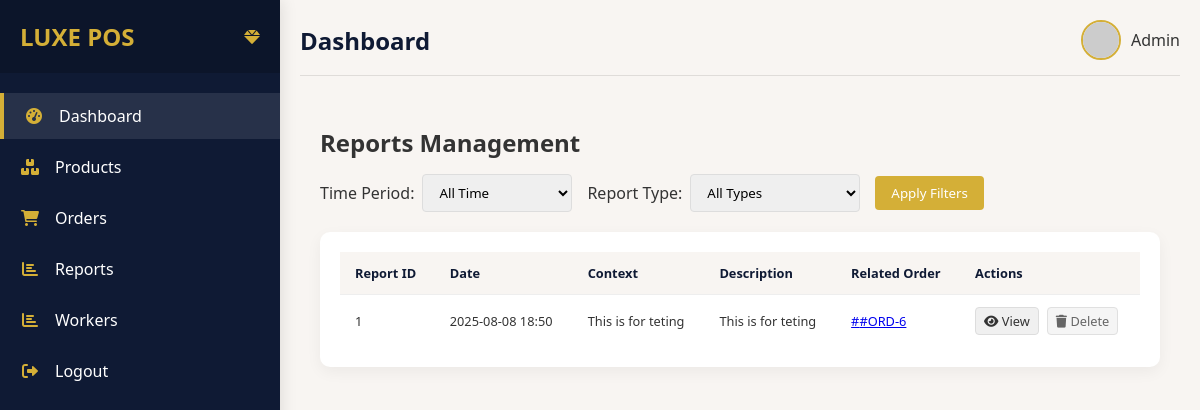
The page /reports/ on the database as committed earlier.
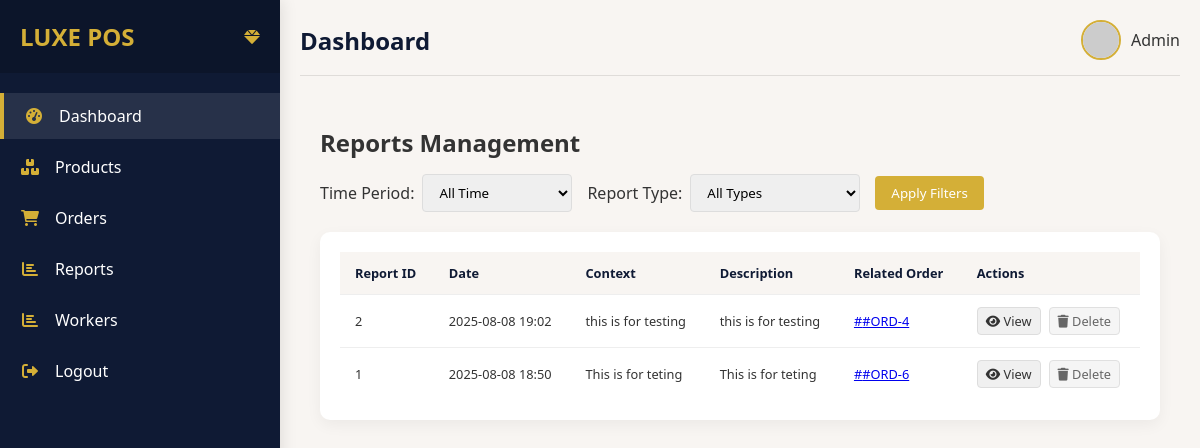
The same page on the database as committed later.
### shop/models/reports.py (models this page shows, shortened)
class Report(BaseModel):
    order = models.ForeignKey(Order, on_delete=models.CASCADE, null=True, blank=True)
    context = models.TextField()
    dec = models.TextField(null=True, blank=True)

### shop/models/orders.py (models this page shows, shortened)
class Order(BaseModel):
    status_choices = [
        ("pending", "Pending"),
        ("success", "success"),
        ("wish_list", "Wish List"),
    ]
    status = models.CharField(max_length=20, choices=status_choices, default="pending")
    total_price = models.DecimalField(max_digits=10, decimal_places=2, default=0.00)
    order_id = models.CharField(max_length=100, null=True, blank=True)
    is_canceled = models.BooleanField(default=False)

### shop/views.py (the view)
# urls.py: path("reports/", reports, name="reports"),
def reports(request):
    return render(
        request,
        "main/reports.html",
        {"reports": Report.objects.select_related("order").all()},
    )

### templates/main/reports.html (shortened to what this page needs)
{% extends 'main/base.html' %}
{% load static %}
{% block content %}
<div class="reports-container">
    <div class="reports-header">
        <h2>Reports Management</h2>
        <div class="report-filters">
            <div class="filter-group">
                <label for="timeFilter">Time Period:</label>
                <select id="timeFilter">
                    <option value="all">All Time</option>
                </select>
            </div>
            <div class="filter-group">
                <label for="typeFilter">Report Type:</label>
                <select id="typeFilter">
                    <option value="all">All Types</option>
                </select>
            </div>
            <button id="applyFilter" class="filter-btn">Apply Filters</button>
        </div>
    </div>
    <div class="reports-table">
        <table>
            <thead>
                <tr>
                    <th>Report ID</th>
                    <th>Date</th>
                    <th>Context</th>
                    <th>Description</th>
                    <th>Related Order</th>
                    <th>Actions</th>
                </tr>
            </thead>
            <tbody id="reportsTableBody">
                {% for report in reports %}
                <tr>
                    <td>{{ report.id }}</td>
                    <td>{{ report.created_at|date:"Y-m-d H:i" }}</td>
                    <td>{{ report.context }}</td>
                    <td>{{ report.dec|default:"-" }}</td>
                    <td>
                        {% if report.order %}
                            <a href="#" onclick="viewOrderDetails('{{ report.order.id }}')">
                                #{{ report.order.order_id }}
                            </a>
                        {% else %}
                            -
                        {% endif %}
                    </td>
                    <td>
                        <div class="action-buttons">
                            <a href="#" class="view-btn" onclick="viewReportDetails('{{ report.id }}')">
                                <i class="fas fa-eye"></i> View
                            </a>
                            <a href="#" class="delete-btn" onclick="confirmDeleteReport('{{ report.id }}')">
                                <i class="fas fa-trash"></i> Delete
                            </a>
                        </div>
                    </td>
                </tr>
                {% endfor %}
            </tbody>
        </table>
    </div>
</div>
{% endblock content %}

Rows that differ between the two databases and show on the page:
added Report: id "2", created_at "2025-08-08 19:02", context "this is for testing", dec "this is for testing", order.order_id "#ORD-4"
